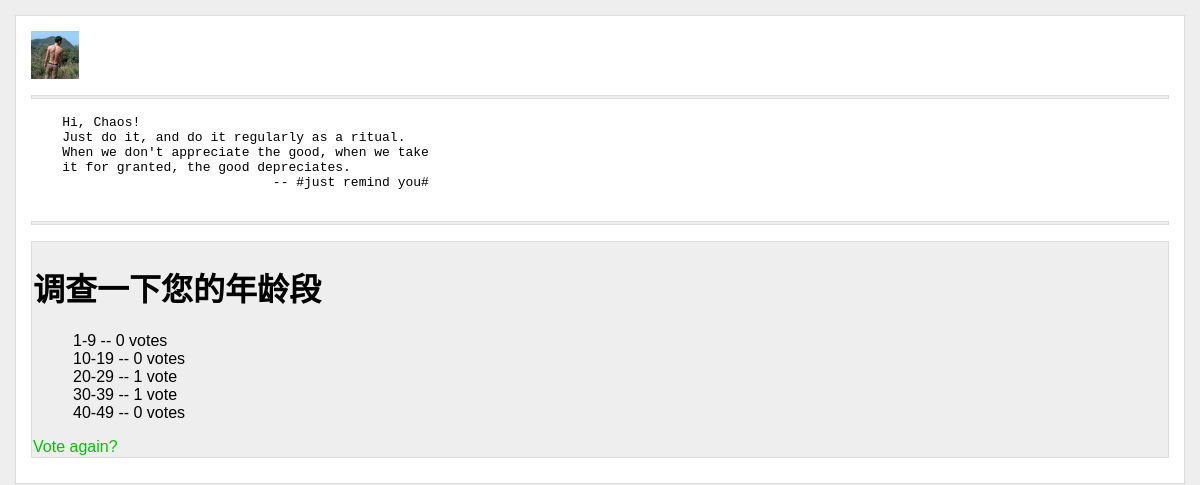
/polls/1/results/, run on an earlier commit of the app's database.
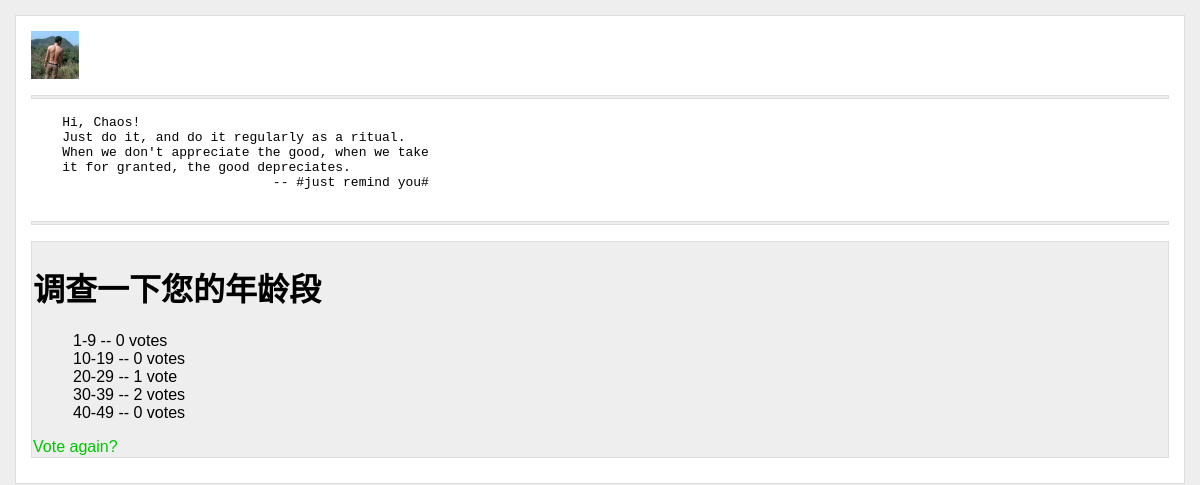
And on a later commit of the database.
### polls/models.py (models this page shows, shortened)
@python_2_unicode_compatible
class Choice(models.Model):
    question = models.ForeignKey(Question)
    choice_text = models.CharField('选项', max_length=200)
    votes = models.IntegerField('票数', default=0)

### polls/views.py (the view)
# urls.py: url(r'^(?P<pk>[0-9]+)/results/$', views.ResultsView.as_view(), name='results'),
class ResultsView(generic.DetailView):
    model = Question
    template_name = 'polls/results.html'

### polls/templates/polls/results.html
{% extends 'polls/base.html' %}
{% block content %}
<div class="detail">
<h1>{{ question.question_text }}</h1>
<ul>
{% for choice in question.choice_set.all %}
    <li>{{ choice.choice_text }} -- {{ choice.votes }} vote{{ choice.votes|pluralize }}</li>
{% endfor %}
</ul>
<a href="{% url 'polls:detail' question.id %}">Vote again?</a>
</div>
{% endblock %}

What changed in the data, as far as the page shows it:
changed Choice (number 4 of 5 on the later page): votes "1" → "2"
